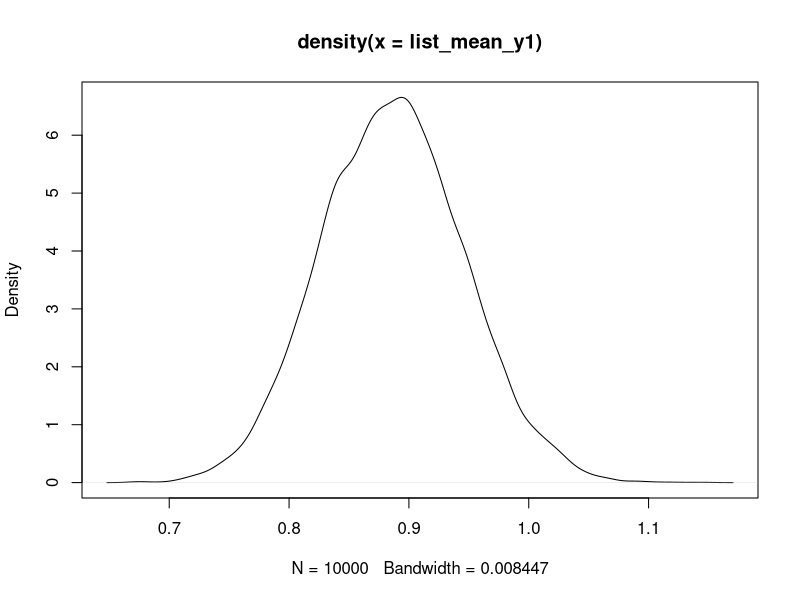
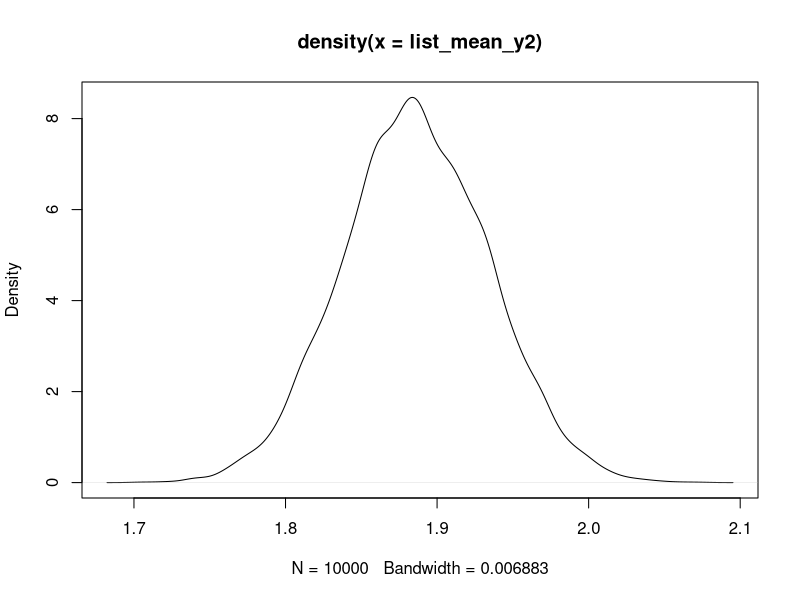
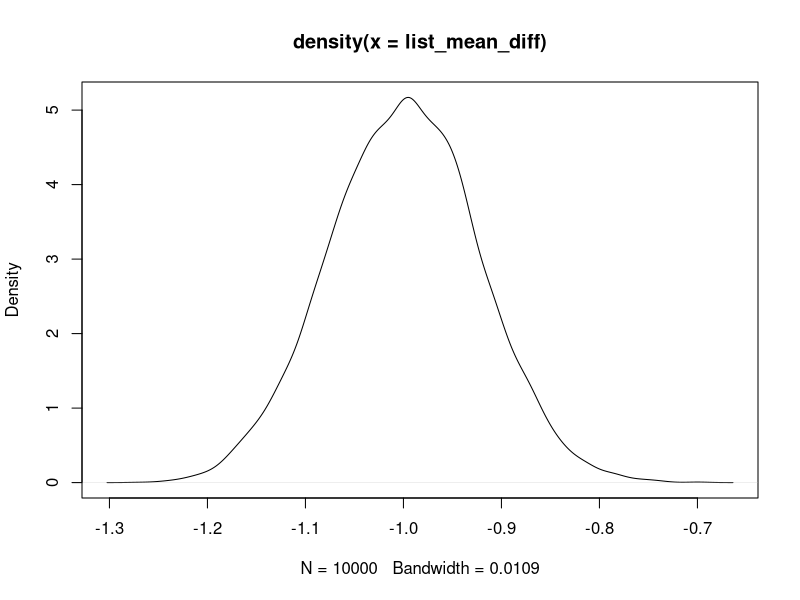
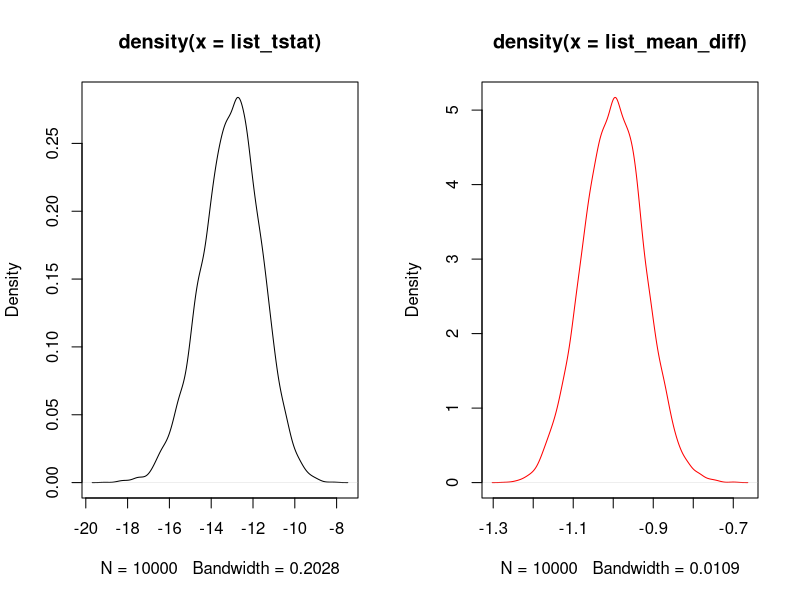
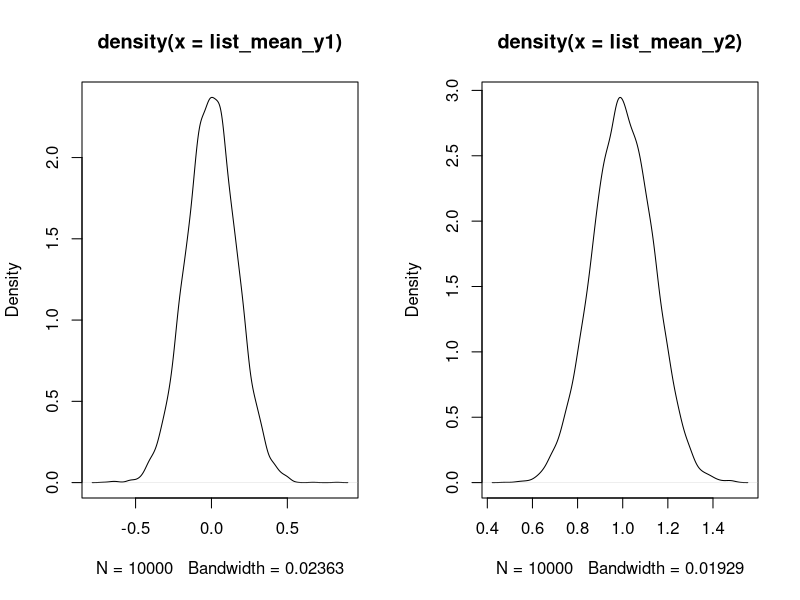
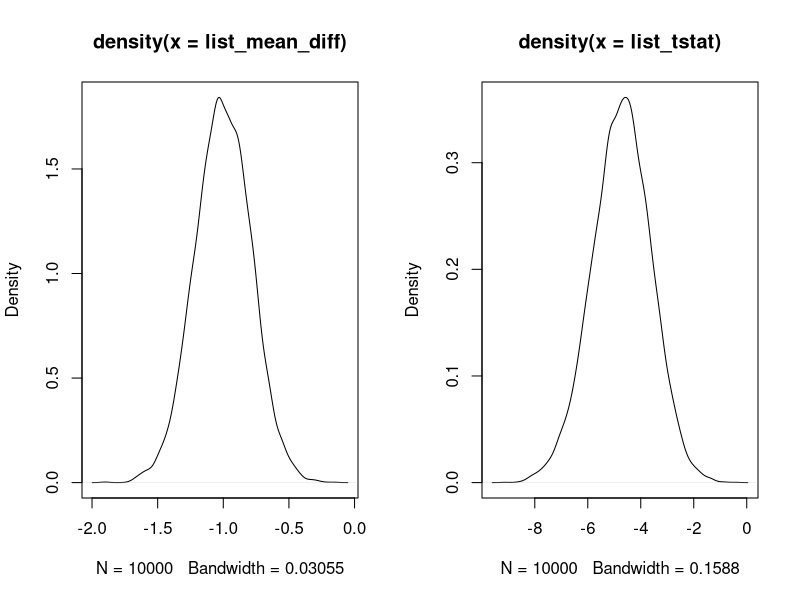
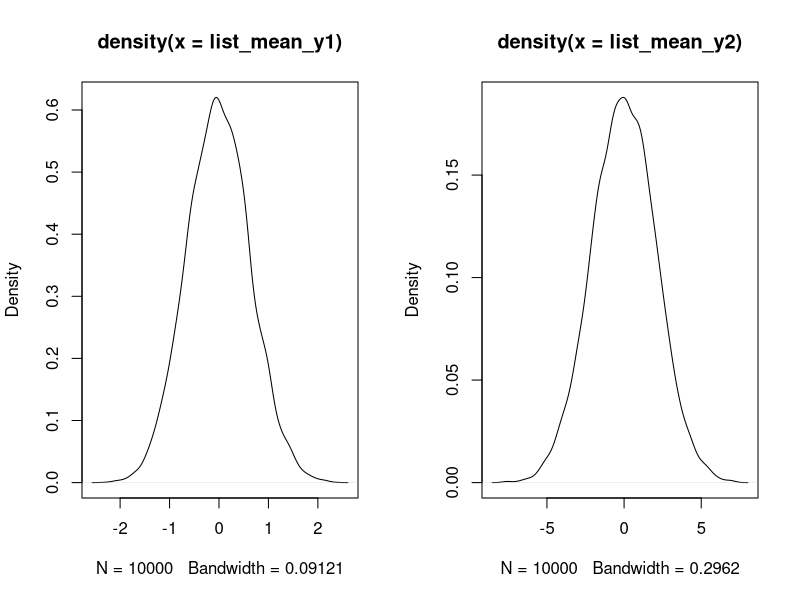
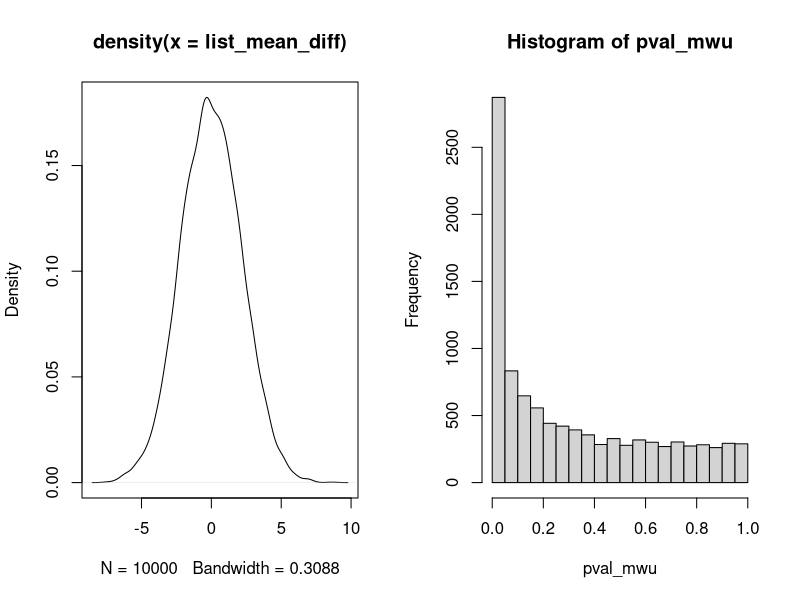

R code for these plots, in order:
n1=60;n2=90;
tdf=5;
delta=1;al=0.05;nsim=10000
res = replicate(nsim,{y1=rt(n1,tdf);y2=rt(n2,tdf)+delta;wilcox.test(y1,y2)$p.value<=al})
mean(res) # res will be logical ("TRUE" = reject); mean is rej rate

res = replicate(nsim,{y1=rt(n1,tdf);y2=rt(n2,tdf)+delta;
wilcox.test(y1,y2,mu=-1)$p.value<=al})
mean(res) ### Test works

res = replicate(nsim,{y1=rt(n1,tdf);y2=rt(n2,tdf)+delta;
t.test(y1,y2)$p.value<=al})
mean(res)  ## t test also has enough rejection power

res = replicate(nsim,{y1=rweibull(n1,shape=2);y2=rweibull(n2,shape=2)+delta;
wilcox.test(y1,y2,mu=-1)$p.value<=al})
mean(res) ### Test works

res = replicate(nsim,{y1=rweibull(n1,shape=2);y2=rweibull(n2,shape=2)+delta;
t.test(y1,y2,mu=-1)$p.value<=al})
mean(res)  ## t test also has enough rejection power

#### Calculate manually ##
y1=rweibull(n1,shape=2);y2=rweibull(n2,shape=2)+delta

t.test(y1,y2)

(mean(y1) - mean(y2))/sqrt(var(y1)/n1+var(y2)/n2)

list_mean_y1 = c()
list_mean_y2 = c()
list_mean_diff = c()
list_tstat = c()

for(i in 1:nsim){
  y1=rweibull(n1,shape=2);y2=rweibull(n2,shape=2)+delta
  list_mean_y1 = c(list_mean_y1,mean(y1))
  list_mean_y2 = c(list_mean_y2,mean(y2))
  list_mean_diff = c(list_mean_diff,mean(y1)-mean(y2))
  list_tstat =  c(list_tstat,(mean(y1) - mean(y2))/sqrt(var(y1)/n1+var(y2)/n2))
}

plot(density(list_mean_y1))
             
plot(density(list_mean_y2))

plot(density(list_mean_diff))

par(mfrow = c(1, 2))
plot(density(list_tstat))  ## looks like t distributed actually long tail
#axis(2, col.ticks="blue", col.axis="blue")
plot(density(list_mean_diff),col='red')
#axis(4, col.ticks="red", col.axis="red")

list_mean_y1 = c()
list_mean_y2 = c()
list_mean_diff = c()
list_tstat = c()

for(i in 1:nsim){
  y1=rt(n1,df=5);y2=rt(n2,df=5)+delta
  list_mean_y1 = append(list_mean_y1,mean(y1))
  list_mean_y2 = append(list_mean_y2,mean(y2))
  list_mean_diff = append(list_mean_diff,mean(y1)-mean(y2))
  list_tstat =  append(list_tstat,(mean(y1) - mean(y2))/sqrt(var(y1)/n1+var(y2)/n2))
}

plot(density(list_mean_y1))

plot(density(list_mean_y2))

plot(density(list_mean_diff))

plot(density(list_tstat))

############### Time series data ##
list_mean_y1 = c()
list_mean_y2 = c()
list_mean_diff = c()
list_tstat = c()
pval_welch = c()
pval_mwu = c()
pval_ttest = c()

generate_AR_data_ndist <- function(coeff,start,n,std){
  temp <- matrix(rep(0,n),n,1)
  for(i in 1:n){
    if(i == 1){
      temp[i] = start
    } else{
      temp[i] = coeff*temp[i-1] + rnorm(1,0,std)
    }
  }
  return(temp)
}

for(i in 1:nsim){
  y1 = generate_AR_data_ndist(0.6,1.1,100,2)[41:100]
  ##leaving first few for cleanliness
  y2 = generate_AR_data_ndist(0.6,1.1,150,8)[61:150]
  list_mean_y1 = append(list_mean_y1,mean(y1))
  list_mean_y2 = append(list_mean_y2,mean(y2))
  list_mean_diff = append(list_mean_diff,mean(y1)-mean(y2))
  list_tstat =  append(list_tstat,(mean(y1) - mean(y2))/sqrt(var(y1)/n1+var(y2)/n2))
  pval_ttest = append(pval_ttest,t.test(y1,y2,var.equal = T)$p.value)
  pval_welch = append(pval_welch,t.test(y1,y2,var.equal = F)$p.value)
  pval_mwu = append(pval_mwu,wilcox.test(y1,y2,paired = F)$p.value)
}

plot(density(list_mean_y1))

plot(density(list_mean_y2))

plot(density(list_mean_diff))

mean(pval_ttest<0.05)

mean(pval_welch<0.05)

mean(pval_mwu<0.05)

hist(pval_mwu)
hist(pval_welch)
hist(pval_ttest)

###############

list_mean_y1 = c()
list_mean_y2 = c()
list_mean_diff = c()
list_tstat = c()
pval_welch = c()
pval_mwu = c()
pval_ttest = c()


for(i in 1:nsim){
  y1 = rt(n1,df=2.1)
  ##leaving first few for cleanliness
  y2 = rt(n2,df=12)
  list_mean_y1 = append(list_mean_y1,mean(y1))
  list_mean_y2 = append(list_mean_y2,mean(y2))
  list_mean_diff = append(list_mean_diff,mean(y1)-mean(y2))
  list_tstat =  append(list_tstat,(mean(y1) - mean(y2))/sqrt(var(y1)/n1+var(y2)/n2))
  pval_ttest = append(pval_ttest,t.test(y1,y2,var.equal = T)$p.value)
  pval_welch = append(pval_welch,t.test(y1,y2,var.equal = F)$p.value)
  pval_mwu = append(pval_mwu,wilcox.test(y1,y2,paired = F)$p.value)
}

plot(density(list_mean_y1))

plot(density(list_mean_y2))

plot(density(list_mean_diff))

plot(density(list_tstat))

mean(pval_ttest<0.05)

mean(pval_welch<0.05)

mean(pval_mwu<0.05)

hist(pval_mwu)

############# compare with non autocorrelated ##
list_mean_y1 = c()
list_mean_y2 = c()
list_mean_diff = c()
list_tstat = c()
pval_welch = c()
pval_mwu = c()
pval_ttest = c()


for(i in 1:nsim){
  y1 = rnorm(n1,0,0.4)
  ##leaving first few points of the simulation for cleanliness
  y1 = rnorm(n1,0,1)
  list_mean_y1 = append(list_mean_y1,mean(y1))
  list_mean_y2 = append(list_mean_y2,mean(y2))
  list_mean_diff = append(list_mean_diff,mean(y1)-mean(y2))
  list_tstat =  append(list_tstat,(mean(y1) - mean(y2))/sqrt(var(y1)/n1+var(y2)/n2))
  pval_ttest = append(pval_ttest,t.test(y1,y2,var.equal = T)$p.value)
  pval_welch = append(pval_welch,t.test(y1,y2,var.equal = F)$p.value)
  pval_mwu = append(pval_mwu,wilcox.test(y1,y2,paired = F)$p.value)
}

plot(density(list_mean_y1))

plot(density(list_mean_y2))

plot(density(list_mean_diff))

plot(density(list_tstat))

mean(pval_ttest<0.05)  ## 99% power

mean(pval_welch<0.05) ## 98% power shouldn't this be better than t test
## may be in case of less variance diff it doesnt matter.

mean(pval_mwu<0.05) ## % 98% power 

hist(pval_mwu)
hist(pval_ttest)
hist(pval_welch)

####################

############### Time series data ##
list_mean_y1 = c()
list_mean_y2 = c()
list_mean_diff = c()
list_tstat = c()
pval_welch = c()
pval_mwu = c()
pval_ttest = c()

for(i in 1:nsim){
  y1 = arima.sim(list(order = c(1,0,0), ar = 0.5), n = 200, sd=0.4)
  ##leaving first few for cleanliness
  y2 = arima.sim(list(order = c(1,0,0), ar = 0.5), n = 200, sd=1)
  list_mean_y1 = append(list_mean_y1,mean(y1))
  list_mean_y2 = append(list_mean_y2,mean(y2))
  list_mean_diff = append(list_mean_diff,mean(y1)-mean(y2))
  list_tstat =  append(list_tstat,(mean(y1) - mean(y2))/sqrt(var(y1)/n1+var(y2)/n2))
  pval_ttest = append(pval_ttest,t.test(y1,y2,var.equal = T)$p.value)
  pval_welch = append(pval_welch,t.test(y1,y2,var.equal = F)$p.value)
  pval_mwu = append(pval_mwu,wilcox.test(y1,y2,paired = F)$p.value)
}

plot(density(list_mean_y1))

plot(density(list_mean_y2))

plot(density(list_mean_diff))

mean(pval_ttest<0.05)   ## series is mean 0 hence both test have only 75% power
## 0.2596
mean(pval_welch<0.05)
## 0.2587
mean(pval_mwu<0.05)
## 0.2641

hist(pval_mwu)
hist(pval_welch)
hist(pval_ttest)
